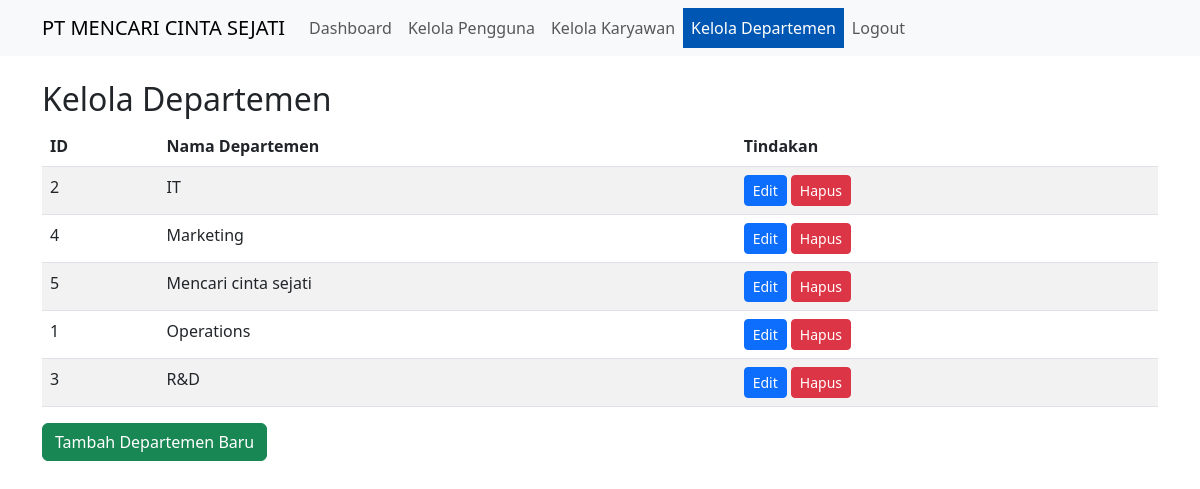
Page /manage_departments.php (signed in) on the committed database.
### tables this page shows
CREATE TABLE `departments` (
  `department_id` int(11) NOT NULL,
  `department_name` varchar(100) NOT NULL,
  `director_id` int(11) DEFAULT NULL,
  `created_at` timestamp NOT NULL DEFAULT current_timestamp(),
  `updated_at` timestamp NOT NULL DEFAULT current_timestamp() ON UPDATE current_timestamp()
);

### manage_departments.php (the view, shortened to what this page needs)
<?php
require_once 'db_connection.php';
$sql = "SELECT * FROM departments ORDER BY department_name";
$result = $conn->query($sql);
$content = '
<h2>Kelola Departemen</h2>
' . (isset($success) ? '<div class="alert alert-success">' . $success . '</div>' : '') . '
' . (isset($error) ? '<div class="alert alert-danger">' . $error . '</div>' : '') . '
<table class="table table-striped">
  <thead>
    <tr>
      <th>ID</th>
      <th>Nama Departemen</th>
      <th>Tindakan</th>
    </tr>
  </thead>
  <tbody>
';
while ($row = $result->fetch_assoc()) {
  $content .= '
    <tr>
      <td>' . $row['department_id'] . '</td>
      <td>' . $row['department_name'] . '</td>
      <td>
        <button type="button" class="btn btn-sm btn-primary" data-bs-toggle="modal" data-bs-target="#editDepartmentModal' . $row['department_id'] . '">Edit</button>
        <form method="post" style="display: inline;">
          <input type="hidden" name="department_id" value="' . $row['department_id'] . '">
          <button type="submit" name="delete_department" class="btn btn-sm btn-danger" onclick="return confirm(\'Apakah Anda yakin ingin menghapus departemen ini?\')">Hapus</button>
        </form>
      </td>
    </tr>
    <div class="modal fade" id="editDepartmentModal' . $row['department_id'] . '" tabindex="-1" aria-labelledby="editDepartmentModalLabel' . $row['department_id'] . '" aria-hidden="true">
      <div class="modal-dialog">
        <div class="modal-content">
          <div class="modal-header">
            <h5 class="modal-title" id="editDepartmentModalLabel' . $row['department_id'] . '">Edit Departemen</h5>
            <button type="button" class="btn-close" data-bs-dismiss="modal" aria-label="Close"></button>
          </div>
          <form method="post">
            <div class="modal-body">
              <input type="hidden" name="department_id" value="' . $row['department_id'] . '">
              <div class="mb-3">
                <label for="department_name' . $row['department_id'] . '" class="form-label">Nama Departemen</label>
                <input type="text" class="form-control" id="department_name' . $row['department_id'] . '" name="department_name" value="' . $row['department_name'] . '" required>
              </div>
            </div>
            <div class="modal-footer">
              <button type="button" class="btn btn-secondary" data-bs-dismiss="modal">Tutup</button>
              <button type="submit" name="edit_department" class="btn btn-primary">Simpan Perubahan</button>
            </div>
          </form>
        </div>
      </div>
    </div>
  ';
}
$content .= '
  </tbody>
</table>
<button type="button" class="btn btn-success" data-bs-toggle="modal" data-bs-target="#addDepartmentModal">
  Tambah Departemen Baru
</button>
<div class="modal fade" id="addDepartmentModal" tabindex="-1" aria-labelledby="addDepartmentModalLabel" aria-hidden="true">
  <div class="modal-dialog">
    <div class="modal-content">
      <div class="modal-header">
        <h5 class="modal-title" id="addDepartmentModalLabel">Tambah Departemen Baru</h5>
        <button type="button" class="btn-close" data-bs-dismiss="modal" aria-label="Close"></button>
      </div>
      <form method="post">
        <div class="modal-body">
          <div class="mb-3">
            <label for="new_department_name" class="form-label">Nama Departemen</label>
            <input type="text" class="form-control" id="new_department_name" name="department_name" required>
          </div>
        </div>
        <div class="modal-footer">
          <button type="button" class="btn btn-secondary" data-bs-dismiss="modal">Tutup</button>
          <button type="submit" name="add_department" class="btn btn-primary">Tambah Departemen</button>
        </div>
      </form>
    </div>
  </div>
</div>
';
include 'layout.php';
?>

### rows in the picture
departments: department_id "2", department_name "IT"
departments: department_id "4", department_name "Marketing"
departments: department_id "5", department_name "Mencari cinta sejati"
departments: department_id "1", department_name "Operations"
departments: department_id "3", department_name "R&D"
